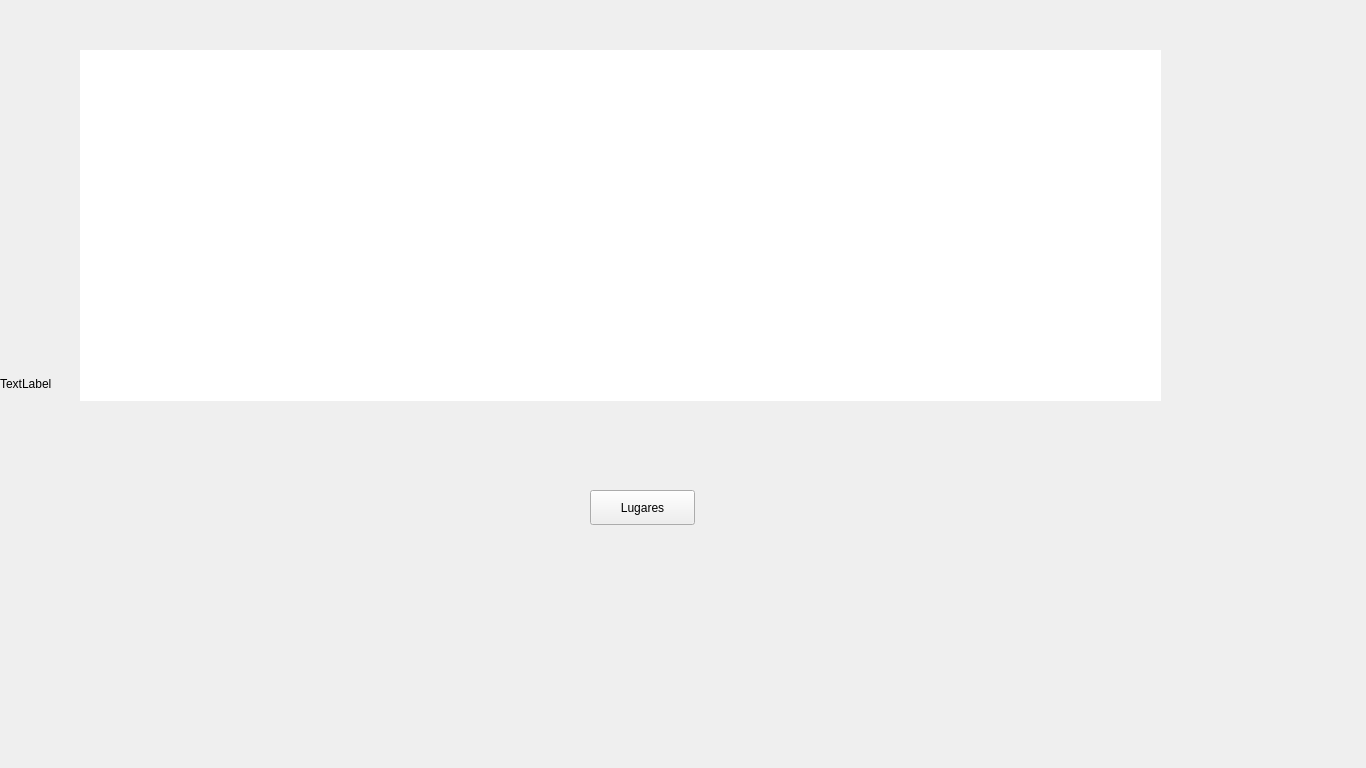
<?xml version="1.0" encoding="UTF-8"?>
<ui version="4.0">
 <class>TenthWindow</class>
 <widget class="QMainWindow" name="TenthWindow">
  <property name="geometry">
   <rect>
    <x>0</x>
    <y>0</y>
    <width>1366</width>
    <height>768</height>
   </rect>
  </property>
  <property name="maximumSize">
   <size>
    <width>1366</width>
    <height>768</height>
   </size>
  </property>
  <property name="windowTitle">
   <string>MainWindow</string>
  </property>
  <widget class="QWidget" name="centralwidget">
   <property name="maximumSize">
    <size>
     <width>1366</width>
     <height>768</height>
    </size>
   </property>
   <widget class="QPushButton" name="pushContinueButton">
    <property name="geometry">
     <rect>
      <x>590</x>
      <y>490</y>
      <width>105</width>
      <height>35</height>
     </rect>
    </property>
    <property name="text">
     <string>Lugares</string>
    </property>
   </widget>
   <widget class="QLabel" name="label">
    <property name="geometry">
     <rect>
      <x>0</x>
      <y>0</y>
      <width>1366</width>
      <height>768</height>
     </rect>
    </property>
    <property name="maximumSize">
     <size>
      <width>1366</width>
      <height>768</height>
     </size>
    </property>
    <property name="text">
     <string>TextLabel</string>
    </property>
   </widget>
   <widget class="QTextBrowser" name="textBrowser">
    <property name="geometry">
     <rect>
      <x>80</x>
      <y>50</y>
      <width>1081</width>
      <height>351</height>
     </rect>
    </property>
    <property name="frameShape">
     <enum>QFrame::NoFrame</enum>
    </property>
    <property name="html">
     <string>&lt;!DOCTYPE HTML PUBLIC &quot;-//W3C//DTD HTML 4.0//EN&quot; &quot;http://www.w3.org/TR/REC-html40/strict.dtd&quot;&gt;
&lt;html&gt;&lt;head&gt;&lt;meta name=&quot;qrichtext&quot; content=&quot;1&quot; /&gt;&lt;meta charset=&quot;utf-8&quot; /&gt;&lt;style type=&quot;text/css&quot;&gt;
p, li { white-space: pre-wrap; }
&lt;/style&gt;&lt;/head&gt;&lt;body style=&quot; font-family:'Segoe UI'; font-size:9pt; font-weight:400; font-style:normal;&quot;&gt;
&lt;p align=&quot;justify&quot; style=&quot;-qt-paragraph-type:empty; margin-top:0px; margin-bottom:0px; margin-left:0px; margin-right:0px; -qt-block-indent:0; text-indent:0px;&quot;&gt;&lt;br /&gt;&lt;/p&gt;
&lt;p align=&quot;justify&quot; style=&quot; margin-top:0px; margin-bottom:0px; margin-left:0px; margin-right:0px; -qt-block-indent:0; text-indent:0px;&quot;&gt;&lt;span style=&quot; font-size:16pt; color:#ffffff;&quot;&gt;A biblioteca central da cidade estava um caos, onde o bibliotecário e seus ajudantes estavam ali correndo para salvar o maior número de livros possíveis, levando a lugares seguros e que evitariam ser destruídos.&lt;/span&gt;&lt;/p&gt;
&lt;p align=&quot;justify&quot; style=&quot; margin-top:0px; margin-bottom:0px; margin-left:0px; margin-right:0px; -qt-block-indent:0; text-indent:0px;&quot;&gt;&lt;span style=&quot; font-size:16pt; color:#ffffff;&quot;&gt;Mesmo com a correria e o desespero de manter os livros salvos o capitão conseguiu falar com o bibliotecário e ele diz que um historiador veio antes do ataque e queria os livros sobre obras de artes e que após as pesquisas nos livros descobriu o paradeiro de uma obra rara.&lt;/span&gt;&lt;/p&gt;
&lt;p align=&quot;justify&quot; style=&quot; margin-top:0px; margin-bottom:0px; margin-left:0px; margin-right:0px; -qt-block-indent:0; text-indent:0px;&quot;&gt;&lt;span style=&quot; font-size:16pt; color:#ffffff;&quot;&gt;Após o historiador terminar de ler os livros um forasteiro pediu para ler os mesmos livros que o historiador e que ficou fascinado com oque o historiador leu sobre uma obra de arte rara.&lt;/span&gt;&lt;/p&gt;
&lt;p align=&quot;justify&quot; style=&quot;-qt-paragraph-type:empty; margin-top:0px; margin-bottom:0px; margin-left:0px; margin-right:0px; -qt-block-indent:0; text-indent:0px; font-size:16pt; color:#ffffff;&quot;&gt;&lt;br /&gt;&lt;/p&gt;
&lt;p align=&quot;justify&quot; style=&quot; margin-top:0px; margin-bottom:0px; margin-left:0px; margin-right:0px; -qt-block-indent:0; text-indent:0px;&quot;&gt;&lt;span style=&quot; font-size:16pt; font-weight:700; text-decoration: underline; color:#ffffff;&quot;&gt;Premissa  -  Um historiador de obras de arte descobriu sobre o paradeiro de uma obra rara.&lt;/span&gt;&lt;/p&gt;
&lt;p align=&quot;justify&quot; style=&quot; margin-top:0px; margin-bottom:0px; margin-left:0px; margin-right:0px; -qt-block-indent:0; text-indent:0px;&quot;&gt;&lt;span style=&quot; font-size:16pt; font-weight:700; text-decoration: underline; color:#ffffff;&quot;&gt;Premissa  -  Um forasteiro descobriu sobre uma obra de arte rara.&lt;/span&gt;&lt;/p&gt;&lt;/body&gt;&lt;/html&gt;</string>
    </property>
   </widget>
   <zorder>label</zorder>
   <zorder>textBrowser</zorder>
   <zorder>pushContinueButton</zorder>
  </widget>
 </widget>
 <resources/>
 <connections/>
</ui>
